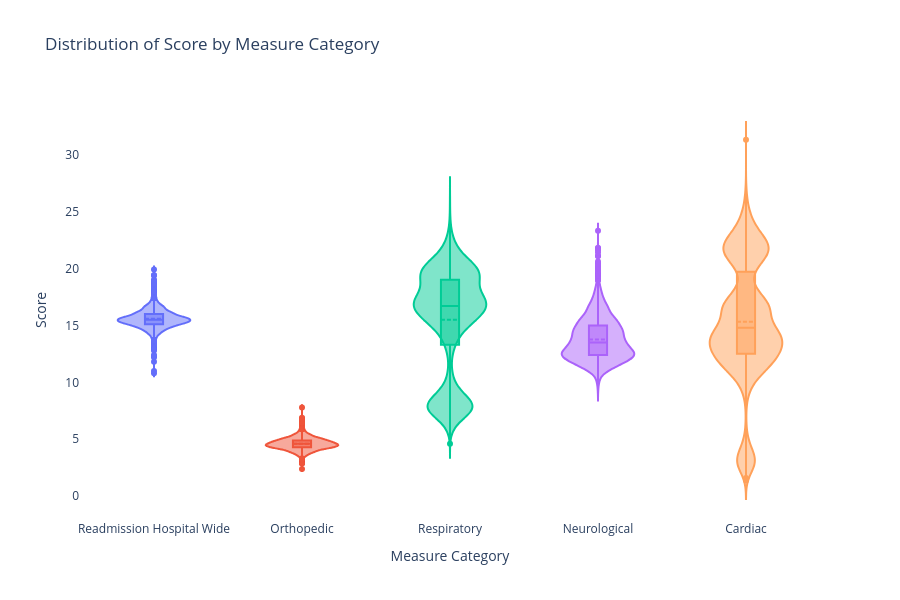

Notebook cell for this chart:
### Markdown cell above
# Distribution of Score by Measure Category

### Code cell
fig = go.Figure()
for category in data['measure_category'].unique():
       fig.add_trace(go.Violin(x = data["measure_category"][data["measure_category"] == category], 
                               y=data["score"][data["measure_category"] == category], 
                               name=category, 
                               box_visible = True, 
                               meanline_visible = True,
                               showlegend=False))
fig.update_xaxes(title = "Measure Category")
fig.update_yaxes(title = "Score")

fig.update_layout(title = "Distribution of Score by Measure Category",
                  height = 600,
                  plot_bgcolor='rgba(0,0,0,0)')
fig.show()

### Figure 1 — Plotly figure (JSON) as saved in the notebook; plotly's stock layout.template omitted (floating-point values rounded to 4 significant figures; data arrays with more than 128 entries replaced by an {"elided": "..."} marker saying what was removed)
{"data": [{"box": {"visible": true}, "meanline": {"visible": true}, "name": "Readmission Hospital Wide", "showlegend": false, "type": "violin", "x": {"elided": "4626 str values"}, "y": {"elided": "4626 float values"}}, {"box": {"visible": true}, "meanline": {"visible": true}, "name": "Orthopedic", "showlegend": false, "type": "violin", "x": {"elided": "4626 str values"}, "y": {"elided": "4626 float values"}}, {"box": {"visible": true}, "meanline": {"visible": true}, "name": "Respiratory", "showlegend": false, "type": "violin", "x": {"elided": "18504 str values"}, "y": {"elided": "18504 float values"}}, {"box": {"visible": true}, "meanline": {"visible": true}, "name": "Neurological", "showlegend": false, "type": "violin", "x": {"elided": "9252 str values"}, "y": {"elided": "9252 float values"}}, {"box": {"visible": true}, "meanline": {"visible": true}, "name": "Cardiac", "showlegend": false, "type": "violin", "x": {"elided": "27756 str values"}, "y": {"elided": "27756 float values"}}], "layout": {"height": 600, "plot_bgcolor": "rgba(0,0,0,0)", "title": {"text": "Distribution of Score by Measure Category"}, "xaxis": {"title": {"text": "Measure Category"}}, "yaxis": {"title": {"text": "Score"}}}}
